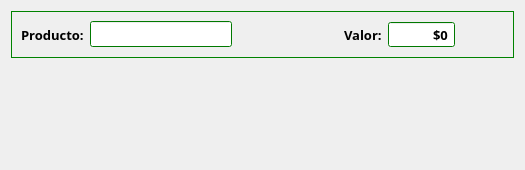
<?xml version="1.0" encoding="UTF-8"?>
<ui version="4.0">
 <class>AddDialog</class>
 <widget class="QDialog" name="AddDialog">
  <property name="geometry">
   <rect>
    <x>0</x>
    <y>0</y>
    <width>525</width>
    <height>170</height>
   </rect>
  </property>
  <property name="font">
   <font>
    <family>Lucida Sans</family>
    <pointsize>10</pointsize>
    <weight>75</weight>
    <bold>true</bold>
   </font>
  </property>
  <property name="windowTitle">
   <string>Agregar producto</string>
  </property>
  <layout class="QVBoxLayout" name="verticalLayout_2">
   <item>
    <widget class="QFrame" name="frame">
     <property name="palette">
      <palette>
       <active>
        <colorrole role="WindowText">
         <brush brushstyle="SolidPattern">
          <color alpha="255">
           <red>0</red>
           <green>0</green>
           <blue>0</blue>
          </color>
         </brush>
        </colorrole>
        <colorrole role="Button">
         <brush brushstyle="SolidPattern">
          <color alpha="255">
           <red>0</red>
           <green>170</green>
           <blue>0</blue>
          </color>
         </brush>
        </colorrole>
        <colorrole role="Light">
         <brush brushstyle="SolidPattern">
          <color alpha="255">
           <red>0</red>
           <green>255</green>
           <blue>0</blue>
          </color>
         </brush>
        </colorrole>
        <colorrole role="Midlight">
         <brush brushstyle="SolidPattern">
          <color alpha="255">
           <red>0</red>
           <green>212</green>
           <blue>0</blue>
          </color>
         </brush>
        </colorrole>
        <colorrole role="Dark">
         <brush brushstyle="SolidPattern">
          <color alpha="255">
           <red>0</red>
           <green>85</green>
           <blue>0</blue>
          </color>
         </brush>
        </colorrole>
        <colorrole role="Mid">
         <brush brushstyle="SolidPattern">
          <color alpha="255">
           <red>0</red>
           <green>113</green>
           <blue>0</blue>
          </color>
         </brush>
        </colorrole>
        <colorrole role="Text">
         <brush brushstyle="SolidPattern">
          <color alpha="255">
           <red>0</red>
           <green>0</green>
           <blue>0</blue>
          </color>
         </brush>
        </colorrole>
        <colorrole role="BrightText">
         <brush brushstyle="SolidPattern">
          <color alpha="255">
           <red>255</red>
           <green>255</green>
           <blue>255</blue>
          </color>
         </brush>
        </colorrole>
        <colorrole role="ButtonText">
         <brush brushstyle="SolidPattern">
          <color alpha="255">
           <red>0</red>
           <green>0</green>
           <blue>0</blue>
          </color>
         </brush>
        </colorrole>
        <colorrole role="Base">
         <brush brushstyle="SolidPattern">
          <color alpha="255">
           <red>255</red>
           <green>255</green>
           <blue>255</blue>
          </color>
         </brush>
        </colorrole>
        <colorrole role="Window">
         <brush brushstyle="SolidPattern">
          <color alpha="255">
           <red>0</red>
           <green>170</green>
           <blue>0</blue>
          </color>
         </brush>
        </colorrole>
        <colorrole role="Shadow">
         <brush brushstyle="SolidPattern">
          <color alpha="255">
           <red>0</red>
           <green>0</green>
           <blue>0</blue>
          </color>
         </brush>
        </colorrole>
        <colorrole role="AlternateBase">
         <brush brushstyle="SolidPattern">
          <color alpha="255">
           <red>127</red>
           <green>212</green>
           <blue>127</blue>
          </color>
         </brush>
        </colorrole>
        <colorrole role="ToolTipBase">
         <brush brushstyle="SolidPattern">
          <color alpha="255">
           <red>255</red>
           <green>255</green>
           <blue>220</blue>
          </color>
         </brush>
        </colorrole>
        <colorrole role="ToolTipText">
         <brush brushstyle="SolidPattern">
          <color alpha="255">
           <red>0</red>
           <green>0</green>
           <blue>0</blue>
          </color>
         </brush>
        </colorrole>
       </active>
       <inactive>
        <colorrole role="WindowText">
         <brush brushstyle="SolidPattern">
          <color alpha="255">
           <red>0</red>
           <green>0</green>
           <blue>0</blue>
          </color>
         </brush>
        </colorrole>
        <colorrole role="Button">
         <brush brushstyle="SolidPattern">
          <color alpha="255">
           <red>0</red>
           <green>170</green>
           <blue>0</blue>
          </color>
         </brush>
        </colorrole>
        <colorrole role="Light">
         <brush brushstyle="SolidPattern">
          <color alpha="255">
           <red>0</red>
           <green>255</green>
           <blue>0</blue>
          </color>
         </brush>
        </colorrole>
        <colorrole role="Midlight">
         <brush brushstyle="SolidPattern">
          <color alpha="255">
           <red>0</red>
           <green>212</green>
           <blue>0</blue>
          </color>
         </brush>
        </colorrole>
        <colorrole role="Dark">
         <brush brushstyle="SolidPattern">
          <color alpha="255">
           <red>0</red>
           <green>85</green>
           <blue>0</blue>
          </color>
         </brush>
        </colorrole>
        <colorrole role="Mid">
         <brush brushstyle="SolidPattern">
          <color alpha="255">
           <red>0</red>
           <green>113</green>
           <blue>0</blue>
          </color>
         </brush>
        </colorrole>
        <colorrole role="Text">
         <brush brushstyle="SolidPattern">
          <color alpha="255">
           <red>0</red>
           <green>0</green>
           <blue>0</blue>
          </color>
         </brush>
        </colorrole>
        <colorrole role="BrightText">
         <brush brushstyle="SolidPattern">
          <color alpha="255">
           <red>255</red>
           <green>255</green>
           <blue>255</blue>
          </color>
         </brush>
        </colorrole>
        <colorrole role="ButtonText">
         <brush brushstyle="SolidPattern">
          <color alpha="255">
           <red>0</red>
           <green>0</green>
           <blue>0</blue>
          </color>
         </brush>
        </colorrole>
        <colorrole role="Base">
         <brush brushstyle="SolidPattern">
          <color alpha="255">
           <red>255</red>
           <green>255</green>
           <blue>255</blue>
          </color>
         </brush>
        </colorrole>
        <colorrole role="Window">
         <brush brushstyle="SolidPattern">
          <color alpha="255">
           <red>0</red>
           <green>170</green>
           <blue>0</blue>
          </color>
         </brush>
        </colorrole>
        <colorrole role="Shadow">
         <brush brushstyle="SolidPattern">
          <color alpha="255">
           <red>0</red>
           <green>0</green>
           <blue>0</blue>
          </color>
         </brush>
        </colorrole>
        <colorrole role="AlternateBase">
         <brush brushstyle="SolidPattern">
          <color alpha="255">
           <red>127</red>
           <green>212</green>
           <blue>127</blue>
          </color>
         </brush>
        </colorrole>
        <colorrole role="ToolTipBase">
         <brush brushstyle="SolidPattern">
          <color alpha="255">
           <red>255</red>
           <green>255</green>
           <blue>220</blue>
          </color>
         </brush>
        </colorrole>
        <colorrole role="ToolTipText">
         <brush brushstyle="SolidPattern">
          <color alpha="255">
           <red>0</red>
           <green>0</green>
           <blue>0</blue>
          </color>
         </brush>
        </colorrole>
       </inactive>
       <disabled>
        <colorrole role="WindowText">
         <brush brushstyle="SolidPattern">
          <color alpha="255">
           <red>0</red>
           <green>85</green>
           <blue>0</blue>
          </color>
         </brush>
        </colorrole>
        <colorrole role="Button">
         <brush brushstyle="SolidPattern">
          <color alpha="255">
           <red>0</red>
           <green>170</green>
           <blue>0</blue>
          </color>
         </brush>
        </colorrole>
        <colorrole role="Light">
         <brush brushstyle="SolidPattern">
          <color alpha="255">
           <red>0</red>
           <green>255</green>
           <blue>0</blue>
          </color>
         </brush>
        </colorrole>
        <colorrole role="Midlight">
         <brush brushstyle="SolidPattern">
          <color alpha="255">
           <red>0</red>
           <green>212</green>
           <blue>0</blue>
          </color>
         </brush>
        </colorrole>
        <colorrole role="Dark">
         <brush brushstyle="SolidPattern">
          <color alpha="255">
           <red>0</red>
           <green>85</green>
           <blue>0</blue>
          </color>
         </brush>
        </colorrole>
        <colorrole role="Mid">
         <brush brushstyle="SolidPattern">
          <color alpha="255">
           <red>0</red>
           <green>113</green>
           <blue>0</blue>
          </color>
         </brush>
        </colorrole>
        <colorrole role="Text">
         <brush brushstyle="SolidPattern">
          <color alpha="255">
           <red>0</red>
           <green>85</green>
           <blue>0</blue>
          </color>
         </brush>
        </colorrole>
        <colorrole role="BrightText">
         <brush brushstyle="SolidPattern">
          <color alpha="255">
           <red>255</red>
           <green>255</green>
           <blue>255</blue>
          </color>
         </brush>
        </colorrole>
        <colorrole role="ButtonText">
         <brush brushstyle="SolidPattern">
          <color alpha="255">
           <red>0</red>
           <green>85</green>
           <blue>0</blue>
          </color>
         </brush>
        </colorrole>
        <colorrole role="Base">
         <brush brushstyle="SolidPattern">
          <color alpha="255">
           <red>0</red>
           <green>170</green>
           <blue>0</blue>
          </color>
         </brush>
        </colorrole>
        <colorrole role="Window">
         <brush brushstyle="SolidPattern">
          <color alpha="255">
           <red>0</red>
           <green>170</green>
           <blue>0</blue>
          </color>
         </brush>
        </colorrole>
        <colorrole role="Shadow">
         <brush brushstyle="SolidPattern">
          <color alpha="255">
           <red>0</red>
           <green>0</green>
           <blue>0</blue>
          </color>
         </brush>
        </colorrole>
        <colorrole role="AlternateBase">
         <brush brushstyle="SolidPattern">
          <color alpha="255">
           <red>0</red>
           <green>170</green>
           <blue>0</blue>
          </color>
         </brush>
        </colorrole>
        <colorrole role="ToolTipBase">
         <brush brushstyle="SolidPattern">
          <color alpha="255">
           <red>255</red>
           <green>255</green>
           <blue>220</blue>
          </color>
         </brush>
        </colorrole>
        <colorrole role="ToolTipText">
         <brush brushstyle="SolidPattern">
          <color alpha="255">
           <red>0</red>
           <green>0</green>
           <blue>0</blue>
          </color>
         </brush>
        </colorrole>
       </disabled>
      </palette>
     </property>
     <property name="frameShape">
      <enum>QFrame::StyledPanel</enum>
     </property>
     <property name="frameShadow">
      <enum>QFrame::Raised</enum>
     </property>
     <layout class="QVBoxLayout" name="verticalLayout">
      <item>
       <layout class="QHBoxLayout" name="horizontalLayout">
        <item>
         <widget class="QLabel" name="label">
          <property name="text">
           <string>Producto:</string>
          </property>
         </widget>
        </item>
        <item>
         <widget class="QLineEdit" name="productNamelineEdit"/>
        </item>
        <item>
         <spacer name="horizontalSpacer">
          <property name="orientation">
           <enum>Qt::Horizontal</enum>
          </property>
          <property name="sizeHint" stdset="0">
           <size>
            <width>40</width>
            <height>20</height>
           </size>
          </property>
         </spacer>
        </item>
        <item>
         <widget class="QLabel" name="valueLabel">
          <property name="text">
           <string>Valor:</string>
          </property>
         </widget>
        </item>
        <item>
         <widget class="QSpinBox" name="valueSpinBox">
          <property name="alignment">
           <set>Qt::AlignRight|Qt::AlignTrailing|Qt::AlignVCenter</set>
          </property>
          <property name="buttonSymbols">
           <enum>QAbstractSpinBox::NoButtons</enum>
          </property>
          <property name="showGroupSeparator" stdset="0">
           <bool>true</bool>
          </property>
          <property name="prefix">
           <string>$</string>
          </property>
          <property name="maximum">
           <number>999999999</number>
          </property>
          <property name="singleStep">
           <number>0</number>
          </property>
          <property name="value">
           <number>0</number>
          </property>
         </widget>
        </item>
        <item>
         <widget class="QPushButton" name="addPushButton">
          <property name="text">
           <string/>
          </property>
          <property name="icon">
           <iconset resource="images.qrc">
            <normaloff>:/images/if_list-add_118777.png</normaloff>:/images/if_list-add_118777.png</iconset>
          </property>
          <property name="iconSize">
           <size>
            <width>48</width>
            <height>48</height>
           </size>
          </property>
          <property name="flat">
           <bool>true</bool>
          </property>
         </widget>
        </item>
       </layout>
      </item>
     </layout>
    </widget>
   </item>
   <item>
    <spacer name="verticalSpacer">
     <property name="orientation">
      <enum>Qt::Vertical</enum>
     </property>
     <property name="sizeHint" stdset="0">
      <size>
       <width>20</width>
       <height>11</height>
      </size>
     </property>
    </spacer>
   </item>
   <item>
    <layout class="QHBoxLayout" name="horizontalLayout_2">
     <item>
      <spacer name="horizontalSpacer_2">
       <property name="orientation">
        <enum>Qt::Horizontal</enum>
       </property>
       <property name="sizeHint" stdset="0">
        <size>
         <width>40</width>
         <height>20</height>
        </size>
       </property>
      </spacer>
     </item>
     <item>
      <widget class="QPushButton" name="pushButtonBack">
       <property name="icon">
        <iconset resource="images.qrc">
         <normaloff>:/images/40631a41976a4206ba7a9db247186502.png</normaloff>:/images/40631a41976a4206ba7a9db247186502.png</iconset>
       </property>
       <property name="iconSize">
        <size>
         <width>48</width>
         <height>48</height>
        </size>
       </property>
       <property name="flat">
        <bool>true</bool>
       </property>
      </widget>
     </item>
    </layout>
   </item>
  </layout>
 </widget>
 <resources>
  <include location="images.qrc"/>
 </resources>
 <connections/>
</ui>
